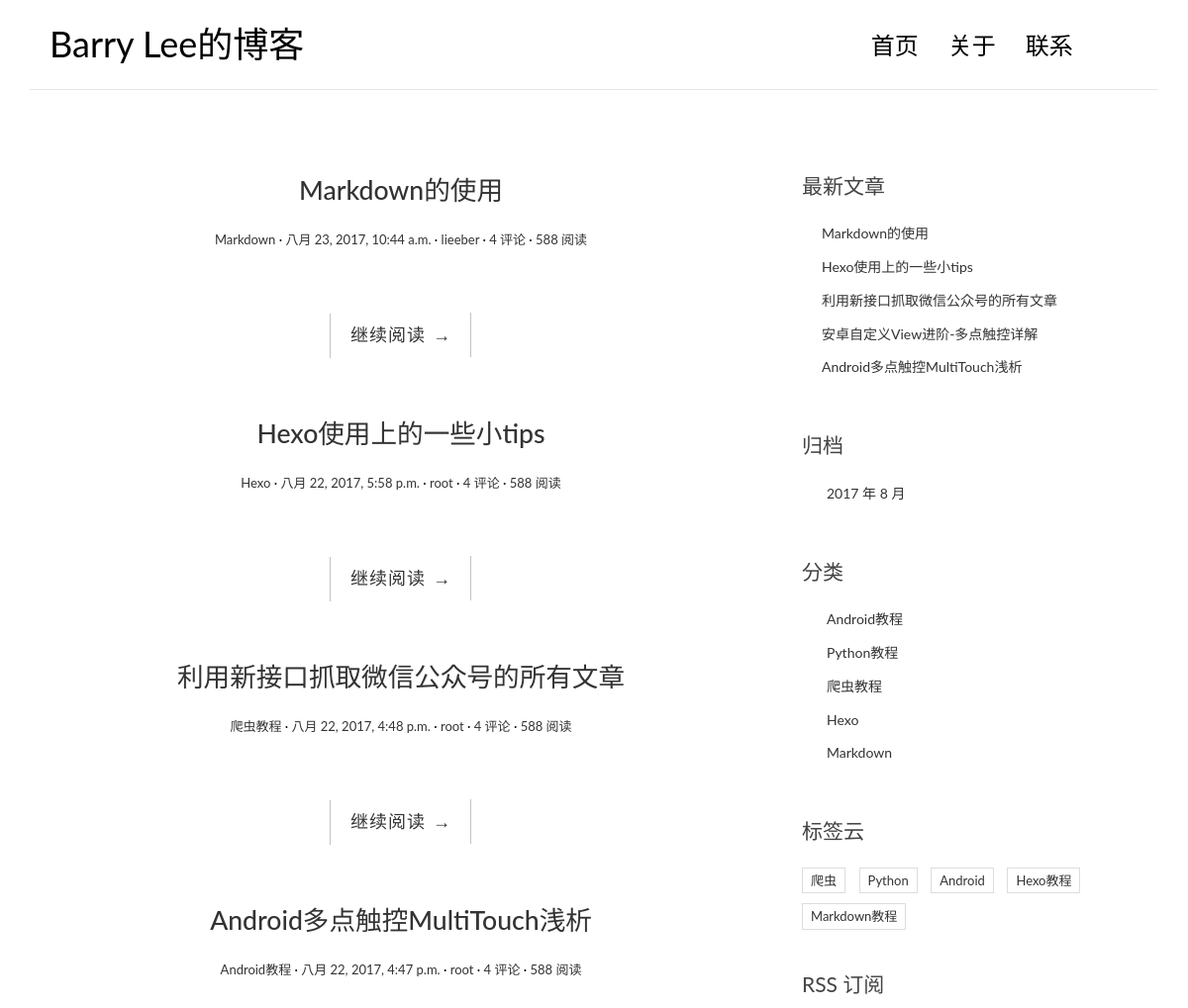
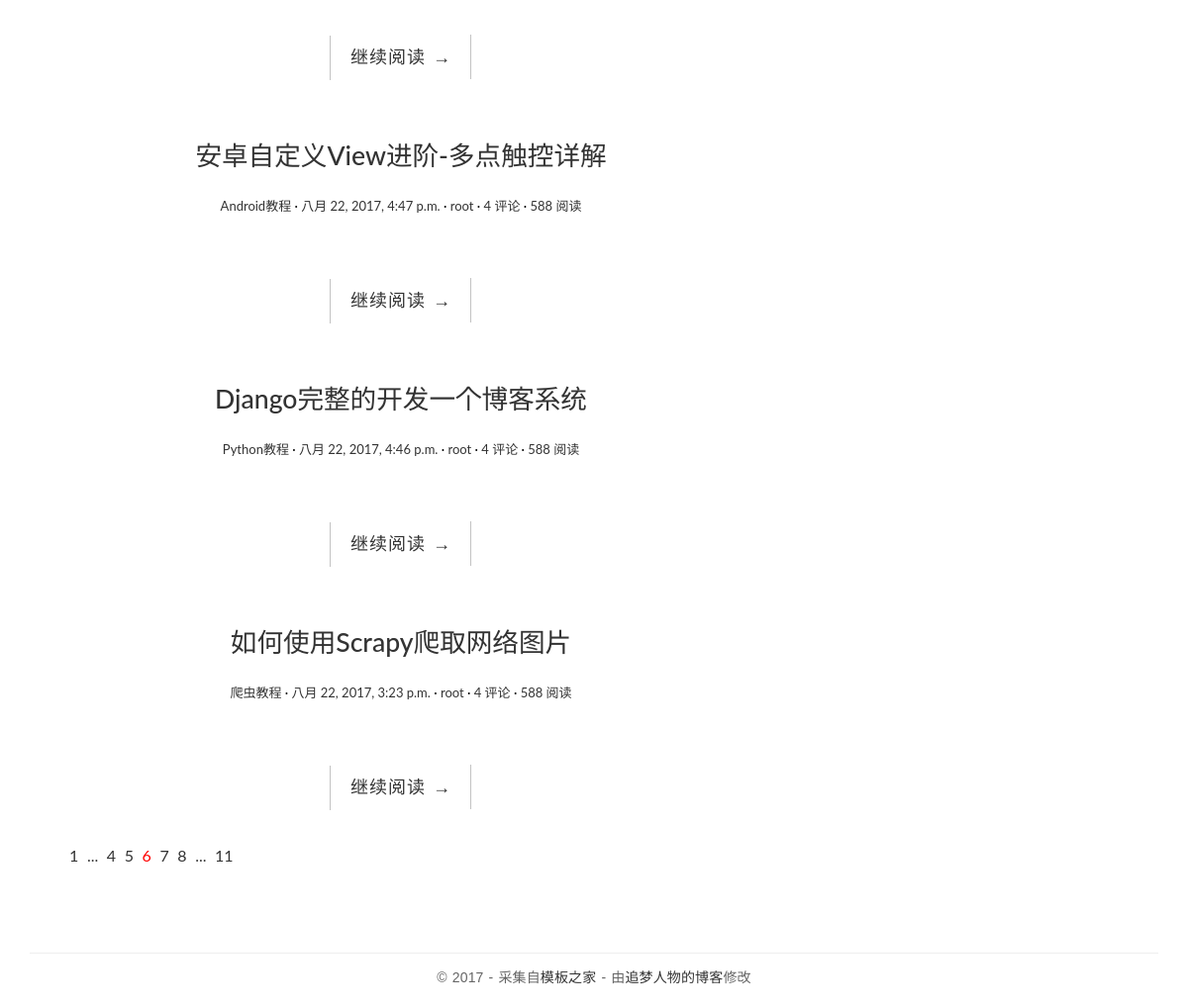
The page / on the database its author committed (2 pictures, top to bottom).
### blog/models.py (models this page shows, shortened)
class Post(models.Model):
    title = models.CharField(max_length=150)
    body = models.TextField()
    created_time = models.DateTimeField(auto_now_add=True)
    modified_time = models.DateTimeField(auto_now=True)
    excerpt = models.CharField(max_length=200, blank=True)
    category = models.ForeignKey(Category)
    tags = models.ManyToManyField(Tag, blank=True)
    author = models.ForeignKey(User)
    def get_absolute_url(self):
        return reverse('blog:detail',kwargs={'pk': self.pk})
    class Meta:
        ordering = ['-created_time','title']

class Category(models.Model):
    name = models.CharField(max_length=100)

class Tag(models.Model):
    name = models.CharField(max_length=100)

### blog/views.py (the view)
# urls.py: url(r'^$', views.index, name='index'),
def index(request):
    post_list = Post.objects.all()
    return render(request, 'blog/index.html', context={
        'post_list': post_list
    })

### blog/templatetags/blog_tags.py (called while the page is built)
@register.simple_tag
def get_recent_posts(num=5):
    return Post.objects.all().order_by('-created_time')[:num]

@register.simple_tag
def archives():
    return Post.objects.dates('created_time', 'month', order='DESC')

@register.simple_tag
def get_categories():
    return Category.objects.all()

@register.simple_tag
def get_tags():
    return Tag.objects.all()

### templates/blog/index.html (shortened to what this page needs)
{% extends 'blog/base.html' %}
{% block main %}
{% for post in post_list%}
<article class="post post-{{post.pk}}">
    <h1 class="entry-title">
        <a href="{{post.get_absolute_url}}">{{post.title}}</a>
    </h1>
    <div class="entry-meta">
        <span class="post-category"><a href="#">{{post.category.name}}</a></span>
        <span class="post-date"><a href="#"><time class="entry-date"
                                                  datetime="{{post.create_time}}">{{post.created_time}}</time></a></span>
        <span class="post-author"><a href="#">{{post.author}}</a></span>
        <span class="comments-link"><a href="#">4 评论</a></span>
        <span class="views-count"><a href="#">588 阅读</a></span>
    </div>
    <div class="entry-content clearfix">
        <div class="read-more cl-effect-14">
            <a href="{{post.get_absolute_url}}" class="more-link">继续阅读 <span class="meta-nav">→</span></a>
        </div>
    </div>
</article>
{% empty %}
<div class="no-post">暂时没有发布的文章！</div>
{% endfor %}
<div class="pagination">
    <ul>
        <li><a href="">1</a></li>
        <li><a href="">...</a></li>
        <li><a href="">4</a></li>
        <li><a href="">5</a></li>
        <li class="current"><a href="">6</a></li>
        <li><a href="">7</a></li>
        <li><a href="">8</a></li>
        <li><a href="">...</a></li>
        <li><a href="">11</a></li>
    </ul>
</div>
{% endblock main %}

### templates/blog/base.html (shortened to what this page needs)
<!DOCTYPE html>
{% load staticfiles %}
{% load blog_tags %}
<html>
<head>
    <link rel="stylesheet" href="http://code.ionicframework.com/ionicons/2.0.1/css/ionicons.min.css">
    <link rel="stylesheet" href="{% static 'blog/css/bootstrap.min.css' %}">
    <link rel="stylesheet" href="{% static 'blog/css/pace.css' %}">
    <link rel="stylesheet" href="{% static 'blog/css/custom.css' %}">
    <link rel="stylesheet" href="{% static 'blog/css/highlights/github.css' %}">
</head>
</head>
<body>
<div class="container">
    <header id="site-header">
        <div class="row">
            <div class="col-md-4 col-sm-5 col-xs-8">
                <div class="logo">
                    <h1><a href="{% url 'blog:index'%}"><b>Barry Lee</b>的博客</a></h1>
                </div>
            </div>
            <div class="col-md-8 col-sm-7 col-xs-4">
                <nav class="main-nav" role="navigation">
                    <div class="collapse navbar-collapse" id="bs-example-navbar-collapse-1">
                        <ul class="nav navbar-nav navbar-right">
                            <li class="cl-effect-11"><a href="{% url 'blog:index'%}" data-hover="首页">首页</a></li>
                            <li class="cl-effect-11"><a href="{% url 'blog:about'%}" data-hover="关于">关于</a></li>
                            <li class="cl-effect-11"><a href="{% url 'blog:contact'%}" data-hover="联系">联系</a></li>
                        </ul>
                    </div>
                </nav>
            </div>
        </div>
    </header>
</div>
<div class="content-body">
    <div class="container">
        <div class="row">
            <main class="col-md-8">
                {% block main %}
                {% endblock main %}
            </main>
            <aside class="col-md-4">
                <div class="widget widget-recent-posts">
                    <h3 class="widget-title">最新文章</h3>
                    {% get_recent_posts as recent_post_list %}
                    <ul>
                        {% for post in recent_post_list %}
                        <li>
                            <a href="{{post.get_absolute_url }}">{{post.title}}</a>
                        </li>
                        {% empty %}
                        暂无文章!
                        {% endfor %}
                    </ul>
                </div>
                <div class="widget widget-archives">
                    <h3 class="widget-title">归档</h3>
                    {% archives as date_list %}
                    <ul>
                        {% for date in date_list %}
                        <li>
                            <a href="{% url 'blog:archives' date.year date.month %}">{{date.year}} 年 {{date.month}}
                                月</a>
                        </li>
                        {% empty %}
                        暂无归档！
                        {% endfor %}
                    </ul>
                </div>
                <div class="widget widget-category">
                    <h3 class="widget-title">分类</h3>
                    {% get_categories as categories_list %}
                    <ul>
                        {% for category in categories_list %}
                        <li>
                            <a href="{% url 'blog:category' category.pk %}">{{category.name}}</a>
                        </li>
                        {% empty %}
                        暂无分类！
                        {% endfor %}
                    </ul>
                </div>
                <div class="widget widget-tag-cloud">
                    <h3 class="widget-title">标签云</h3>
                    {% get_tags as tag_list %}
                    <ul>
                        {% for tag in tag_list %}
                        <li>
                            <a href="{% url 'blog:tag' tag.pk %}">{{tag.name}}</a>
                        </li>
                        {% empty %}
                        暂无分类！
                        {% endfor %}
                    </ul>
                </div>
                <div class="rss">
                    <a href=""> RSS 订阅</a>
                </div>
            </aside>
        </div>
    </div>
</div>
<footer id="site-footer">
    <div class="container">
        <div class="row">
            <div class="col-md-12">
                <p class="copyright">&copy 2017 - 采集自<a href="http://www.cssmoban.com/"
                                                        target="_blank" title="模板之家">模板之家</a>
                    - 由<a href="http://zmrenwu.com/" title="网页模板" target="_blank">追梦人物的博客</a>修改
                </p>
            </div>
        </div>
    </div>
</footer>
</body>
</html>

### static/blog/css/custom.css (style rules this page uses)
* { outline: none; }
h1, h2, h3, h4, h5, h6 { margin-top: 0; }
b { font-weight: 400; }
a { color: #333; }
body { color: #444; font-family: 'Lato', sans-serif; }
p { font-family: 'Ubuntu', sans-serif; font-weight: 400; word-spacing: 1px; letter-spacing: 0.01em; }
#site-header { background-color: #FFF; padding: 25px 20px; margin-bottom: 40px; border-bottom: 1px solid #e7e7e7; }
.logo h1 a { color: #000; }
.logo h1 { margin: 0; font-family: 'Lato', sans-serif; font-weight: 300; }
.main-nav { margin-top: 11px; max-width: 95%; }
.main-nav a { color: #000000 !important; padding: 0 0 5px 0 !important; margin-right: 30px; font-family: 'Lato', sans-serif; font-weight: 300; font-size: 24px; }
.cl-effect-11 a { padding: 10px 0; color: #0972b4; text-shadow: none; }
.cl-effect-11 a::before { position: absolute; top: 0; left: 0; overflow: hidden; padding: 0 0 5px 0 !important; max-width: 0; border-bottom: 1px solid #000; color: #000; content: attr(data-hover); white-space: nowrap; -webkit-transition: max-width 0.5s; -moz-transition: max-width 0.5s; transition: max-width 0.5s; }
.content-body { padding-bottom: 4em; }
.post { background: #fff; padding: 30px 30px 0; }
.entry-title { text-align: center; font-size: 1.9em; margin-bottom: 20px; line-height: 1.6; padding: 10px 20px 0; }
.entry-meta { text-align: center; color: #DDDDDD; font-size: 13px; margin-bottom: 30px; }
.entry-content { font-size: 18px; line-height: 1.9; font-weight: 300; color: #000; }
.post-category::after, .post-date::after, .post-author::after, .comments-link::after { content: ' ·'; color: #000; }
.read-more { font-family: 'Ubuntu', sans-serif; font-weight: 400; word-spacing: 1px; letter-spacing: 0.01em; text-align: center; margin-top: 20px; }
.cl-effect-14 a { padding: 0 20px; height: 45px; line-height: 45px; position: relative; display: inline-block; margin: 15px 25px; letter-spacing: 1px; font-weight: 400; text-shadow: 0 0 1px rgba(255, 255, 255, 0.3); }
.cl-effect-14 a::before, .cl-effect-14 a::after { position: absolute; width: 45px; height: 1px; background: #C3C3C3; content: ''; -webkit-transition: all 0.3s; -moz-transition: all 0.3s; transition: all 0.3s; pointer-events: none; }
.cl-effect-14 a::before { top: 0; left: 0; -webkit-transform: rotate(90deg); -moz-transform: rotate(90deg); transform: rotate(90deg); -webkit-transform-origin: 0 0; -moz-transform-origin: 0 0; transform-origin: 0 0; }
.cl-effect-14 a::after { right: 0; bottom: 0; -webkit-transform: rotate(90deg); -moz-transform: rotate(90deg); transform: rotate(90deg); -webkit-transform-origin: 100% 0; -moz-transform-origin: 100% 0; transform-origin: 100% 0; }
.widget { background: #fff; padding: 30px 0 0; }
.widget-title { font-size: 1.5em; margin-bottom: 20px; line-height: 1.6; padding: 10px 0 0; font-weight: 400; }
.widget-recent-posts ul { padding: 0; margin: 0; padding-left: 20px; }
.widget-recent-posts ul li { list-style-type: none; position: relative; line-height: 170%; margin-bottom: 10px; }
.widget-recent-posts ul li::before { content: '\f3d3'; font-family: "Ionicons"; position: absolute; left: -17px; top: 3px; font-size: 16px; color: #000; }
.widget-archives ul { padding: 0; margin: 0; padding-left: 25px; }
.widget-archives ul li { list-style-type: none; position: relative; line-height: 170%; margin-bottom: 10px; }
.widget-archives ul li::before { content: '\f3f3'; font-family: "Ionicons"; position: absolute; left: -25px; top: 1px; font-size: 16px; color: #000; }
.widget-category ul { padding: 0; margin: 0; padding-left: 25px; }
.widget-category ul li { list-style-type: none; position: relative; line-height: 170%; margin-bottom: 10px; }
.widget-category ul li::before { content: '\f3fe'; font-family: "Ionicons"; position: absolute; left: -25px; top: 1px; font-size: 18px; color: #000; }
.widget-tag-cloud ul { padding: 0; margin: 0; margin-right: -10px; }
.widget-tag-cloud ul li { list-style-type: none; font-size: 13px; display: inline-block; margin-right: 10px; margin-bottom: 10px; padding: 3px 8px; border: 1px solid #ddd; }
.rss { font-size: 21px; margin-top: 30px; }
.rss a { color: #444; }
#site-footer { padding-top: 10px; padding: 0 0 1.5em 0; }
.copyright { text-align: center; padding-top: 1em; margin: 0; border-top: 1px solid #eee; color: #666; }
.pagination ul { list-style: none; }
.pagination ul li { display: inline-block; font-size: 16px; margin-right: 5px; }
.current a { color: red; }

### rows shown on the page
Post: title "Markdown的使用", category.name "Markdown", created_time "八月 23, 2017, 10:44 a.m.", author "lieeber"
Post: title "Hexo使用上的一些小tips", category.name "Hexo", created_time "八月 22, 2017, 5:58 p.m.", author "root"
Post: title "利用新接口抓取微信公众号的所有文章", category.name "爬虫教程", created_time "八月 22, 2017, 4:48 p.m.", author "root"
Post: title "Android多点触控MultiTouch浅析", category.name "Android教程", created_time "八月 22, 2017, 4:47 p.m.", author "root"
Post: title "安卓自定义View进阶-多点触控详解", category.name "Android教程", created_time "八月 22, 2017, 4:47 p.m.", author "root"
Post: title "Django完整的开发一个博客系统", category.name "Python教程", created_time "八月 22, 2017, 4:46 p.m.", author "root"
Post: title "如何使用Scrapy爬取网络图片", category.name "爬虫教程", created_time "八月 22, 2017, 3:23 p.m.", author "root"
Category: name "Android教程"
Category: name "Python教程"
Category: name "爬虫教程"
Category: name "Hexo"
Category: name "Markdown"
Tag: name "爬虫"
Tag: name "Python"
Tag: name "Android"
Tag: name "Hexo教程"
Tag: name "Markdown教程"

### other values the page prints
{{ date.year }} "2017"
{{ date.month }} "8"
